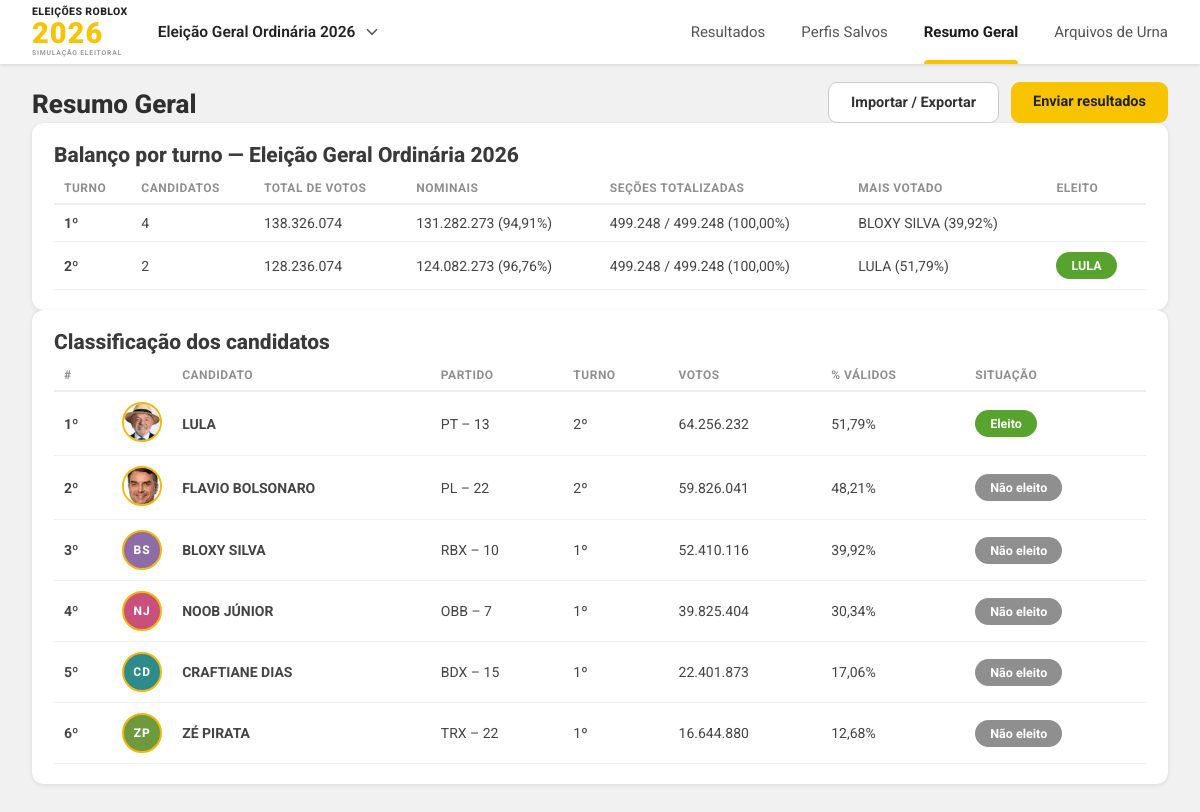
Page /resumo on the committed database.
### tables this page shows
CREATE TABLE eleicoes (
    id        INTEGER PRIMARY KEY AUTOINCREMENT,
    nome      TEXT NOT NULL UNIQUE,
    ano       INTEGER NOT NULL,
    criado_em TEXT NOT NULL DEFAULT (datetime('now', 'localtime'))
);

CREATE TABLE candidatos (
    id           INTEGER PRIMARY KEY AUTOINCREMENT,
    eleicao_id   INTEGER NOT NULL REFERENCES eleicoes(id) ON DELETE CASCADE,
    turno        TEXT NOT NULL DEFAULT '2' CHECK (turno IN ('1', '2')),
    cargo        TEXT NOT NULL DEFAULT 'PRESIDENTE',
    nome         TEXT NOT NULL,
    partido      TEXT NOT NULL,
    numero       INTEGER,
    foto_arquivo TEXT,                -- foto enviada por upload (arquivo em media/fotos)
    foto_url     TEXT,                -- foto enviada por link (URL externa)
    votos        INTEGER NOT NULL DEFAULT 0,
    eleito       INTEGER NOT NULL DEFAULT 0,
    criado_em    TEXT NOT NULL DEFAULT (datetime('now', 'localtime'))
);

CREATE TABLE dados_gerais (
    id            INTEGER PRIMARY KEY AUTOINCREMENT,
    eleicao_id    INTEGER NOT NULL REFERENCES eleicoes(id) ON DELETE CASCADE,
    turno         TEXT NOT NULL CHECK (turno IN ('1', '2')),
    vagas         INTEGER NOT NULL DEFAULT 0,
    secoes        INTEGER NOT NULL DEFAULT 0,
    totalizadas   INTEGER NOT NULL DEFAULT 0,
    eleitorado    INTEGER NOT NULL DEFAULT 0,
    brancos       INTEGER NOT NULL DEFAULT 0,
    nulos         INTEGER NOT NULL DEFAULT 0,
    anulados      INTEGER NOT NULL DEFAULT 0,
    sub_judice    INTEGER NOT NULL DEFAULT 0,
    atualizado_em TEXT,
    UNIQUE (eleicao_id, turno)
);

### app.py (the view)
@app.route("/resumo")
def resumo():
    _, atual = get_eleicao_atual()
    turnos = []
    if atual:
        for turno in ("1", "2"):
            dados = resultado_da(atual["id"], turno)
            if dados["candidatos"]:
                dados["turno"] = turno
                turnos.append(dados)
        lista = consultar(
            """SELECT * FROM candidatos WHERE eleicao_id = ?
               ORDER BY turno DESC, votos DESC, nome ASC""",
            (atual["id"],),
        )
        validos_por_grupo = {}
        for c in lista:
            validos_por_grupo[c["turno"]] = validos_por_grupo.get(c["turno"], 0) + c["votos"]
        classificacao = [preparar_candidato(c, validos_por_grupo.get(c["turno"], 0)) for c in lista]
    else:
        classificacao = []
    return render_template("resumo.html", eleicao=atual, turnos=turnos,
                           classificacao=classificacao)

### app.py (called while the page is built)
def fmt_num(v):
    try:
        return f"{int(v):,}".replace(",", ".")
    except (TypeError, ValueError):
        return str(v)

def fmt_pct(v):
    return f"{float(v):.2f}".replace(".", ",") + "%"

def consultar(sql, args=()):
    return database.consultar(sql, args)

def primeiro(sql, args=()):
    r = consultar(sql, args)
    return r[0] if r else None

def fonte_da_foto(c):
    if c.get("foto_arquivo"):
        return url_for("fotos", nome=c["foto_arquivo"])
    if c.get("foto_url"):
        return c["foto_url"]
    return None

def iniciais_do(nome):
    partes = [p for p in re.split(r"\s+", nome.strip()) if p]
    return "".join(p[0] for p in partes[:2]).upper() or "?"

def preparar_candidato(c, validos):
    c = dict(c)
    c["pct"] = (c["votos"] / validos * 100) if validos else 0.0
    c["foto"] = fonte_da_foto(c)
    c["iniciais"] = iniciais_do(c["nome"])
    c["cor"] = CORES_INICIAIS[c["id"] % len(CORES_INICIAIS)]
    return c

def get_eleicao_atual():
    eleicoes = consultar("SELECT * FROM eleicoes ORDER BY ano DESC, id")
    pedida = request.args.get("eleicao", type=int)
    atual = None
    if eleicoes:
        if pedida and any(e["id"] == pedida for e in eleicoes):
            atual = primeiro("SELECT * FROM eleicoes WHERE id = ?", (pedida,))
        else:
            atual = eleicoes[0]
    return eleicoes, atual

@app.context_processor
def contexto_global():
    eleicoes, atual = get_eleicao_atual()
    turno = request.args.get("turno")
    turno = turno if turno in ("1", "2") else "2"
    return {
        "menu_eleicoes": eleicoes,
        "eleicao_atual": atual,
        "turno_atual": turno,
        "pagina": request.endpoint,
    }

### database.py (called while the page is built)
def conectar():
    con = sqlite3.connect(DB_PATH)
    con.row_factory = sqlite3.Row
    con.execute("PRAGMA foreign_keys = ON")
    return con

def consultar(sql, args=()):
    con = conectar()
    try:
        return con.execute(sql, args).fetchall()
    finally:
        con.close()

### templates/resumo.html (shortened to what this page needs)
{% extends "base.html" %}
{% block conteudo %}
<div class="conteudo-form largo">
  <div class="acoes-pagina">
    <h1 class="titulo-pagina">Resumo Geral</h1>
    <div class="acoes-direita">
      {% if eleicao %}<a class="btn-secundario" href="{{ url_for('arquivos') }}">Importar / Exportar</a>{% endif %}
      <a class="btn-primario" href="{{ url_for('resultados_enviar', eleicao=eleicao.id if eleicao else none) }}">Enviar resultados</a>
    </div>
  </div>
  {% if not eleicao %}
  <div class="card vazio">
    <h2 class="card-titulo cinza">Nenhuma eleição cadastrada</h2>
    <p>Envie um resultado ou importe um JSON para começar.</p>
    <div class="vazio-acoes">
      <a class="btn-primario" href="{{ url_for('resultados_enviar') }}">Enviar resultados</a>
      <a class="btn-secundario" href="{{ url_for('arquivos') }}">Arquivos de Urna</a>
    </div>
  </div>
  {% else %}
  {% if turnos %}
  <section class="card">
    <h2 class="card-titulo">Balanço por turno — {{ eleicao.nome }}</h2>
    <table class="tabela">
      <thead>
        <tr><th>Turno</th><th>Candidatos</th><th>Total de votos</th><th>Nominais</th>
            <th>Seções totalizadas</th><th>Mais votado</th><th>Eleito</th></tr>
      </thead>
      <tbody>
        {% for t in turnos %}
        <tr>
          <td><b>{{ t.turno }}º</b></td>
          <td>{{ t.candidatos | length }}</td>
          <td>{{ t.total | fmt }}</td>
          <td>{{ t.nominais | fmt }} ({{ t.pct_nominais | pct }})</td>
          <td>{{ t.stats.totalizadas | fmt }} / {{ t.stats.secoes | fmt }} ({{ t.pct_secoes | pct }})</td>
          <td>{{ t.candidatos[0].nome }} ({{ t.candidatos[0].pct | pct }})</td>
          <td>{% for c in t.candidatos %}{% if c.eleito %}<span class="pill pill-eleito">{{ c.nome }}</span>{% endif %}{% endfor %}</td>
        </tr>
        {% endfor %}
      </tbody>
    </table>
  </section>
  {% endif %}
  {% if classificacao %}
  <section class="card">
    <h2 class="card-titulo">Classificação dos candidatos</h2>
    <table class="tabela">
      <thead>
        <tr><th>#</th><th></th><th>Candidato</th><th>Partido</th><th>Turno</th>
            <th>Votos</th><th>% válidos</th><th>Situação</th></tr>
      </thead>
      <tbody>
        {% for c in classificacao %}
        <tr>
          <td><b>{{ '%dº' | format(loop.index) }}</b></td>
          <td class="td-foto">
            {% if c.foto %}<img class="foto-mini" src="{{ c.foto }}" alt="">
            {% else %}<span class="foto-mini foto-inicial mini" style="background: {{ c.cor }};">{{ c.iniciais }}</span>{% endif %}
          </td>
          <td><b>{{ c.nome }}</b></td>
          <td>{{ c.partido }}{% if c.numero %} – {{ c.numero }}{% endif %}</td>
          <td>{{ c.turno }}º</td>
          <td>{{ c.votos | fmt }}</td>
          <td>{{ c.pct | pct }}</td>
          <td><span class="pill {{ 'pill-eleito' if c.eleito else 'pill-nao' }}">{{ 'Eleito' if c.eleito else 'Não eleito' }}</span></td>
        </tr>
        {% endfor %}
      </tbody>
    </table>
  </section>
  {% endif %}
  {% endif %}
</div>
{% endblock %}

### templates/base.html (shortened to what this page needs)
<!doctype html>
<html lang="pt-BR">
<head>
<link rel="stylesheet" href="{{ url_for('static', filename='css/style.css') }}">
</head>
<body>
<header class="topbar">
  <div class="topbar-left">
    <a class="logo" href="{{ url_for('resultados') }}" title="Eleições Roblox 2026">
      <span class="logo-top">ELEIÇÕES ROBLOX</span>
      <span class="logo-ano">2026</span>
      <span class="logo-sub">SIMULAÇÃO ELEITORAL</span>
    </a>
    <div class="election-picker">
      <button type="button" class="election-btn" id="electionBtn">
        {{ eleicao_atual.nome if eleicao_atual else 'Eleição Geral Ordinária 2026' }}
        <svg class="ic" viewBox="0 0 24 24" width="18" height="18" aria-hidden="true"><path fill="none" stroke="currentColor" stroke-width="2.2" stroke-linecap="round" stroke-linejoin="round" d="M6 9l6 6 6-6"/></svg>
      </button>
    </div>
  </div>
  <nav class="menu">
    <a href="{{ url_for('resultados') }}" class="{{ 'ativo' if pagina == 'resultados' }}">Resultados</a>
    <a href="{{ url_for('candidatos') }}" class="{{ 'ativo' if pagina == 'candidatos' }}">Perfis Salvos</a>
    <a href="{{ url_for('resumo') }}" class="{{ 'ativo' if pagina == 'resumo' }}">Resumo Geral</a>
    <a href="{{ url_for('arquivos') }}" class="{{ 'ativo' if pagina == 'arquivos' }}">Arquivos de Urna</a>
  </nav>
</header>
<main>
{% block conteudo %}{% endblock %}
</main>
</body>
</html>

### static/css/style.css (style rules this page uses)
:root { --amarelo: #F8C300; --ambar: #F0AE00; --anel: #F5B70A; --verde-badge: #6D913B; --verde-pill: #58A32E; --verde-seg: #97C93D; --azul-seg: #648092; --lilas: #C9A8E0; --vermelho: #E55348; --bg: #F1F1F2; --texto: #333; --cinza: #8f8f8f; --borda: #e2e2e2; }
* { box-sizing: border-box; }
body { margin: 0; background: var(--bg); color: var(--texto); font-family: "Roboto", -apple-system, "Segoe UI", Arial, sans-serif; font-size: 15px; }
main { min-height: calc(100vh - 70px); }
a { color: #1a6ab0; }
.ic { display: block; }
.topbar { background: #fff; height: 64px; padding: 0 32px; display: flex; align-items: center; justify-content: space-between; gap: 16px; position: sticky; top: 0; z-index: 50; box-shadow: 0 1px 4px rgba(0, 0, 0, .12); }
.topbar-left { display: flex; align-items: center; gap: 26px; min-width: 0; }
.logo { display: flex; flex-direction: column; text-decoration: none; line-height: 1; flex-shrink: 0; }
.logo-top { font-size: 10.5px; font-weight: 800; color: #222; letter-spacing: .4px; }
.logo-ano { font-size: 29px; font-weight: 900; color: var(--amarelo); letter-spacing: 1px; margin: 1px 0 2px; }
.logo-sub { font-size: 6.8px; font-weight: 700; color: #9a9a9a; letter-spacing: .8px; }
.election-picker { position: relative; }
.election-btn { display: flex; align-items: center; gap: 8px; background: none; border: none; padding: 8px 4px; font: 600 15.5px "Roboto", sans-serif; color: #222; cursor: pointer; }
.election-btn .ic { color: #555; transition: transform .15s; }
.menu { display: flex; align-items: center; height: 100%; gap: 36px; }
.menu a { position: relative; display: flex; align-items: center; height: 100%; text-decoration: none; font-size: 15px; color: #555; white-space: nowrap; }
.menu a.ativo { color: #1c1c1c; font-weight: 700; }
.menu a.ativo::after { content: ""; position: absolute; bottom: 0; left: 0; right: 0; height: 4px; border-radius: 4px 4px 0 0; background: var(--amarelo); }
.card { background: #fff; border-radius: 12px; padding: 20px 22px; box-shadow: 0 1px 4px rgba(0, 0, 0, .10); }
.card-titulo { margin: 0 0 6px; font-size: 21px; font-weight: 800; color: #3a3a3a; }
.foto-inicial { display: flex; align-items: center; justify-content: center; color: #fff; font-weight: 800; font-size: 26px; letter-spacing: 1px; }
.pill { display: inline-block; padding: 6px 15px; border-radius: 999px; font: 700 12.5px "Roboto", sans-serif; color: #fff; }
.pill-eleito { background: var(--verde-pill); }
.pill-nao { background: #8f8f8f; }
.conteudo-form { padding: 18px 32px 48px; max-width: 900px; }
.conteudo-form.largo { max-width: none; }
.acoes-pagina { display: flex; align-items: center; justify-content: space-between; gap: 14px; flex-wrap: wrap; }
.acoes-direita { display: flex; gap: 12px; flex-wrap: wrap; }
.titulo-pagina { margin: 6px 0 4px; font-size: 26px; font-weight: 800; color: #2f2f2f; }
.btn-primario, .btn-secundario, .btn-mini { display: inline-block; border-radius: 9px; font: 700 14.5px "Roboto", sans-serif; text-decoration: none; cursor: pointer; padding: 11px 22px; border: none; }
.btn-primario { background: var(--amarelo); color: #222; }
.btn-secundario { background: #fff; color: #333; border: 1px solid #ccc; }
.tabela { width: 100%; border-collapse: collapse; font-size: 14px; }
.tabela th { text-align: left; font: 700 12px "Roboto", sans-serif; text-transform: uppercase; letter-spacing: .5px; color: var(--cinza); padding: 8px 10px; border-bottom: 2px solid #eee; }
.tabela td { padding: 10px; border-bottom: 1px solid #f0f0f0; color: #444; }
.td-foto { width: 54px; }
.foto-mini { width: 40px; height: 40px; border-radius: 50%; object-fit: cover; border: 2px solid var(--anel); display: inline-flex; align-items: center; justify-content: center; color: #fff; font-weight: 800; font-size: 13px; }
.foto-mini.mini { font-size: 12px; }

### rows in the picture
eleicoes: nome "Eleição Geral Ordinária 2026"
candidatos: turno "1", candidatos|length "4", total|fmt "138.326.074", nominais|fmt "131.282.273", pct_nominais|pct "94,91%", stats.totalizadas|fmt "499.248", stats.secoes|fmt "499.248", pct_secoes|pct "100,00%", nome "BLOXY SILVA", candidatos "39,92%", index "3º", iniciais "BS", partido "RBX", numero "10", votos|fmt "52.410.116", pct|pct "39,92%", eleito "Não eleito"
candidatos: turno "2", candidatos|length "2", total|fmt "128.236.074", nominais|fmt "124.082.273", pct_nominais|pct "96,76%", stats.totalizadas|fmt "499.248", stats.secoes|fmt "499.248", pct_secoes|pct "100,00%", nome "LULA", candidatos "51,79%", index "1º", shows a picture, partido "PT", numero "13", votos|fmt "64.256.232", pct|pct "51,79%", eleito "Eleito"
candidatos: index "2º", shows a picture, nome "FLAVIO BOLSONARO", partido "PL", numero "22", turno "2", votos|fmt "59.826.041", pct|pct "48,21%", eleito "Não eleito"
candidatos: index "4º", iniciais "NJ", nome "NOOB JÚNIOR", partido "OBB", numero "7", turno "1", votos|fmt "39.825.404", pct|pct "30,34%", eleito "Não eleito"
candidatos: index "5º", iniciais "CD", nome "CRAFTIANE DIAS", partido "BDX", numero "15", turno "1", votos|fmt "22.401.873", pct|pct "17,06%", eleito "Não eleito"
candidatos: index "6º", iniciais "ZP", nome "ZÉ PIRATA", partido "TRX", numero "22", turno "1", votos|fmt "16.644.880", pct|pct "12,68%", eleito "Não eleito"
